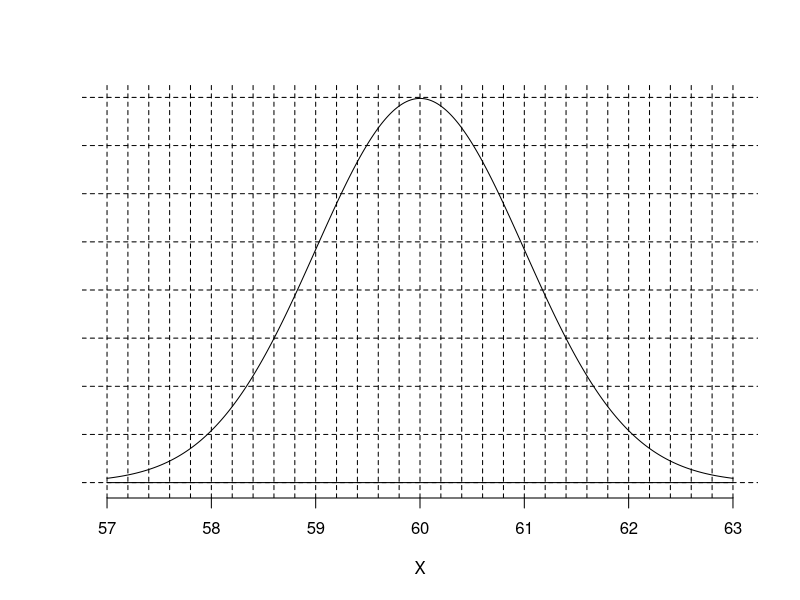
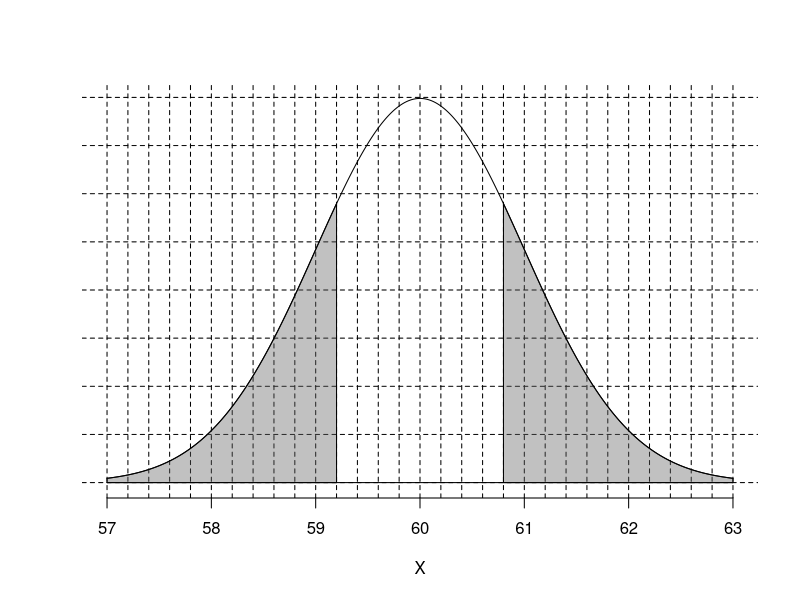

The R script that drew these images, in order:
## ---- chunk 1
zs = (-3*5):(3*5)/5
ys = 0:8*0.05
z = sample(1:(2*5)/5,1)
mu = sample(10:60,1)
si = sample(1:round(mu/3),1)
## ---- chunk 2
plot(0,0,type="n",ann=F,axes=F,xlim=c(-3,3),ylim=c(0,0.4))
abline(h = ys,lty=2)
abline(v=zs,lty=2)
lines((-300:300)/100,dnorm((-300:300)/100))
axis(1,at=(-3):(3),labels=-3:3*si+mu)
mtext("X",side=1,line = 3)
lines(c(-3,3),c(0,0))
## ---- chunk 3
plot(0,0,type="n",ann=F,axes=F,xlim=c(-3,3),ylim=c(0,0.4))
abline(h = ys,lty=2)
abline(v=zs,lty=2)
xs = (-300:300)/100
dn = dnorm(xs)
lines(xs,dn)
lines(c(-3,3),c(0,0))
polygon(c(xs[xs<=-z],-z,-3),c(dn[xs<=-z],0,0),col = rgb(0.4,0.4,0.4,0.4))
polygon(c(xs[xs>=z],3,z),c(dn[xs>=z],0,0),col = rgb(0.4,0.4,0.4,0.4))
axis(1,at=(-3):(3),labels=-3:3*si+mu)
mtext("X",side=1,line = 3)
